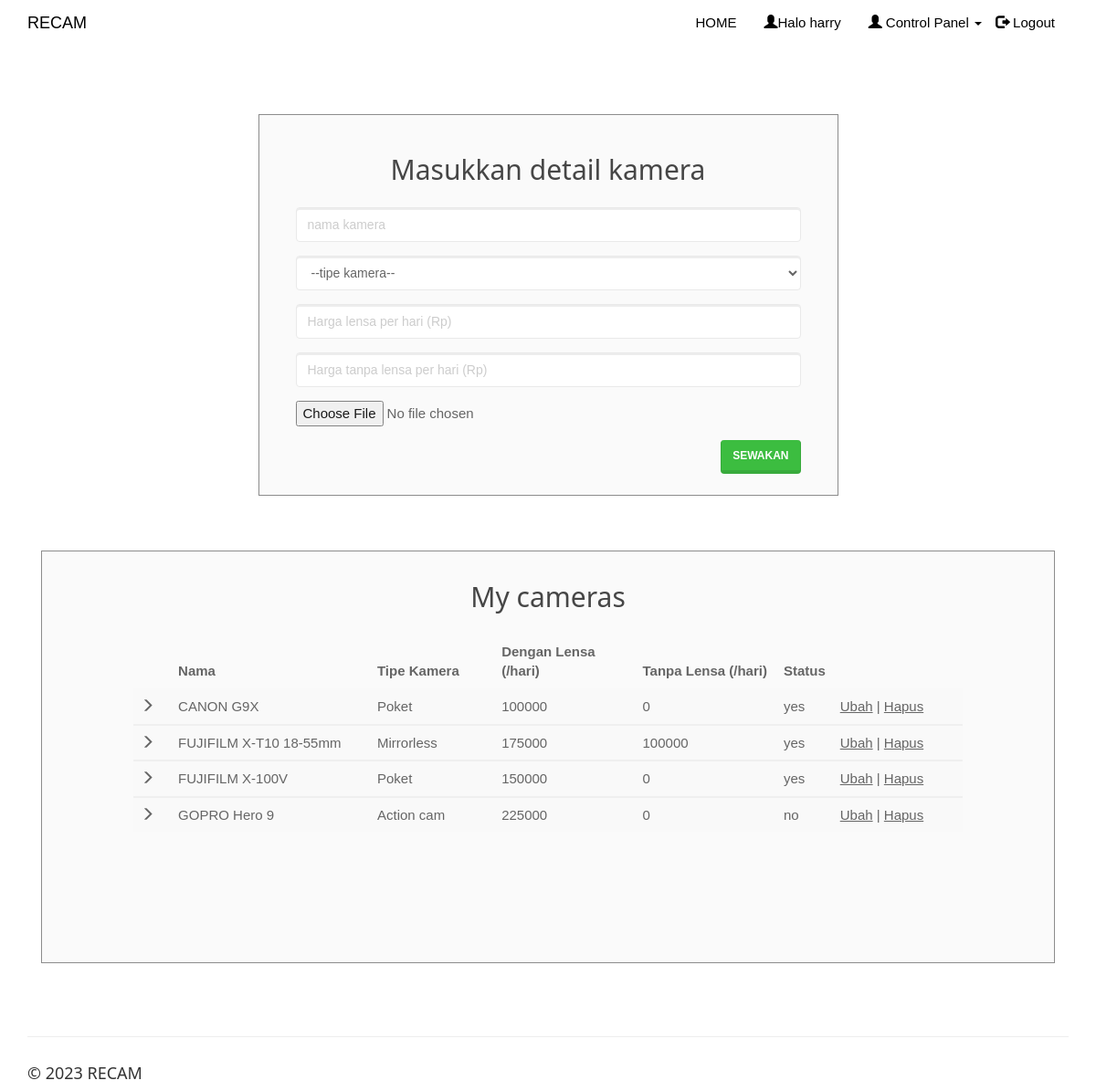
Page /entercamera.php (signed in) on the committed database.
### tables this page shows
CREATE TABLE `cameras` (
  `camera_id` int(20) NOT NULL,
  `camera_name` varchar(50) NOT NULL,
  `camera_img` varchar(50) DEFAULT 'NA',
  `lensa_price` float NOT NULL,
  `tl_price` float NOT NULL,
  `tl_price_per_day` float NOT NULL,
  `lensa_price_per_day` float NOT NULL,
  `tipe_camera` enum('DSLR','Mirrorless','Poket','Action cam') NOT NULL,
  `camera_availability` varchar(10) NOT NULL
);

### entercamera.php (the view, shortened to what this page needs)
<!DOCTYPE html>
<html>
<?php
include('session_client.php'); ?>
<head>
  <link rel="stylesheet" href="assets/bootstrap/css/bootstrap.min.css">
  <link rel="stylesheet" href="assets/fonts/font-awesome.min.css">
  <link rel="stylesheet" type="text/css" href="assets/css/customerlogin.css">
  <link rel="stylesheet" href="assets/w3css/w3.css">
  <link rel="stylesheet" type="text/css" media="screen" href="assets/css/clientpage.css" />
</head>
<body>
  <nav class="navbar navbar-custom navbar-fixed-top" role="navigation" style="color: black">
    <div class="container">
      <div class="navbar-header">
        <a class="navbar-brand page-scroll" href="index.php">
          RECAM </a>
      </div>
      <?php
      if (isset($_SESSION['login_client'])) {
      ?>
        <div class="collapse navbar-collapse navbar-right navbar-main-collapse">
          <ul class="nav navbar-nav">
            <li>
              <a href="index.php">HOME</a>
            </li>
            <li>
              <a href="#"><span class="glyphicon glyphicon-user"></span>Halo <?php echo $_SESSION['login_client']; ?></a>
            </li>
            <li>
              <ul class="nav navbar-nav navbar-right">
                <li><a href="#" class="dropdown-toggle active" data-toggle="dropdown" role="button" aria-haspopup="true" aria-expanded="false"><span class="glyphicon glyphicon-user"></span> Control Panel <span class="cameraet"></span> </a>
                </li>
              </ul>
            </li>
            <li>
              <a href="logout.php"><span class="glyphicon glyphicon-log-out"></span> Logout</a>
            </li>
          </ul>
        </div>
      <?php
      } else if (isset($_SESSION['login_customer'])) {
      ?>
        <div class="collapse navbar-collapse navbar-right navbar-main-collapse">
          <ul class="nav navbar-nav">
            <li>
              <a href="index.php">HOME</a>
            </li>
            <li>
              <a href="#"><span class="glyphicon glyphicon-user"></span> Halo <?php echo $_SESSION['login_customer']; ?></a>
            </li>
            <li>
              <a href="#">History</a>
            </li>
            <li>
              <a href="logout.php"><span class="glyphicon glyphicon-log-out"></span> Logout</a>
            </li>
          </ul>
        </div>
      <?php   }
      ?>
    </div>
  </nav>
  <div class="container" style="margin-top: 65px;">
    <div class="col-md-7" style="float: none; margin: 0 auto;">
      <div class="form-area">
        <form role="form" action="entercamera1.php" enctype="multipart/form-data" method="POST">
          <br style="clear: both">
          <h3 style="margin-bottom: 25px; text-align: center; font-size: 30px;"> Masukkan detail kamera </h3>
          <div class="form-group">
            <input type="text" class="form-control" id="camera_name" name="camera_name" placeholder="nama kamera " required autofocus="">
          </div>
          <div class="form-group">
            <select name="tipe_camera" class="form-control" id="tipe_camera" required>
              <option value="tipekamera">--tipe kamera--</option>
            </select>
          </div>
          <div class="form-group">
            <input type="text" class="form-control" id="lensa_price_per_day" name="lensa_price_per_day" placeholder="Harga lensa per hari (Rp)" required>
          </div>
          <div class="form-group">
            <input type="text" class="form-control" id="tl_price_per_day" name="tl_price_per_day" placeholder="Harga tanpa lensa per hari (Rp)" required>
          </div>
          <div class="form-group">
            <input name="uploadedimage" type="file">
          </div>
          <button type="submit" id="submit" name="submit" class="btn btn-success pull-right"> Sewakan</button>
        </form>
      </div>
    </div>
    <div class="col-md-12" style="float: none; margin: 0 auto;">
      <div class="form-area" style="padding: 0px 100px 100px 100px;">
        <form action="" method="POST">
          <br style="clear: both">
          <h3 style="margin-bottom: 25px; text-align: center; font-size: 30px;"> My cameras </h3>
          <?php
          $user_check = $_SESSION['login_client'];
          $sql = "SELECT * FROM cameras WHERE camera_id IN (SELECT camera_id FROM clientcameras WHERE client_username='$user_check');";
          $result = mysqli_query($conn, $sql);
          if (mysqli_num_rows($result) > 0) {
          ?>
            <div style="overflow-x:auto;">
              <table class="table table-striped">
                <thead class="thead-dark">
                  <tr>
                    <th></th>
                    <th width="24%"> Nama</th>
                    <th width="15%"> Tipe Kamera</th>
                    <th width="17%"> Dengan Lensa (/hari)</th>
                    <th width="17%"> Tanpa Lensa (/hari)</th>
                    <th width="1%"> Status </th>
                  </tr>
                </thead>
                <?PHP
                while ($row = mysqli_fetch_assoc($result)) {
                ?>
                  <tbody>
                    <tr>
                      <td> <span class="glyphicon glyphicon-menu-right"></span> </td>
                      <td><?php echo $row["camera_name"]; ?></td>
                      <td><?php echo $row["tipe_camera"]; ?></td>
                      <td><?php echo $row["lensa_price_per_day"]; ?></td>
                      <td><?php echo $row["tl_price_per_day"]; ?></td>
                      <td><?php echo $row["camera_availability"]; ?></td>
                      <td><?php echo "<a href='update.php?id=$row[camera_id]'>Ubah</a> | <a href ='delete.php?id-
                $row[camera_id]'>Hapus</a> "; ?></td>
                    </tr>
                  </tbody>
                <?php } ?>
              </table>
            </div>
            <br>
          <?php } else { ?>
            <h4>
              <center>0 cameras available</center>
            </h4>
          <?php } ?>
        </form>
      </div>
    </div>
  </div>
</body>
<footer class="site-footer">
  <div class="container">
    <hr>
    <div class="row">
      <div class="col-sm-6">
        <h5>© <?php echo date("Y"); ?> RECAM</h5>
      </div>
    </div>
  </div>
</footer>
</html>

### assets/css/customerlogin.css (style rules this page uses)
body, html { height: 100%; }
body { padding-top: 50px; background-size: 100%; }
footer { display: block; }

### assets/w3css/w3.css (style rules this page uses)
*,*:before,*:after { box-sizing:inherit }
html { -ms-text-size-adjust:100%;-webkit-text-size-adjust:100% }
body { margin:0 }
article,aside,details,figcaption,figure,footer,header,main,menu,nav,section,summary { display:block }
a { background-color:transparent;-webkit-text-decoration-skip:objects }
hr { box-sizing:content-box;height:0;overflow:visible }
button,input,select,textarea { font:inherit;margin:0 }
button,input { overflow:visible }
button,select { text-transform:none }
button,html [type=button],[type=reset],[type=submit] { -webkit-appearance:button }
html,body { font-family:Verdana,sans-serif;font-size:15px;line-height:1.5 }
html { overflow-x:hidden }
h3 { font-size:24px }
h5 { font-size:18px }
h1,h2,h3,h4,h5,h6 { font-family:"Segoe UI",Arial,sans-serif;font-weight:400;margin:10px 0 }
hr { border:0;border-top:1px solid #eee;margin:20px 0 }
a { color:inherit }

### assets/css/clientpage.css (style rules this page uses)
.form-area { background-color: #FAFAFA; padding: 10px 40px 60px; margin: 10px 0px 60px; border: 1px solid GREY; opacity: 0.9; }

### rows in the picture
cameras: camera_name "CANON G9X", tipe_camera "Poket", lensa_price_per_day "100000", tl_price_per_day "0", camera_availability "yes"
cameras: camera_name "FUJIFILM X-T10 18-55mm", tipe_camera "Mirrorless", lensa_price_per_day "175000", tl_price_per_day "100000", camera_availability "yes"
cameras: camera_name "FUJIFILM X-100V", tipe_camera "Poket", lensa_price_per_day "150000", tl_price_per_day "0", camera_availability "yes"
cameras: camera_name "GOPRO Hero 9", tipe_camera "Action cam", lensa_price_per_day "225000", tl_price_per_day "0", camera_availability "no"

### other values in the picture
$_SESSION['login_client'] "harry"
